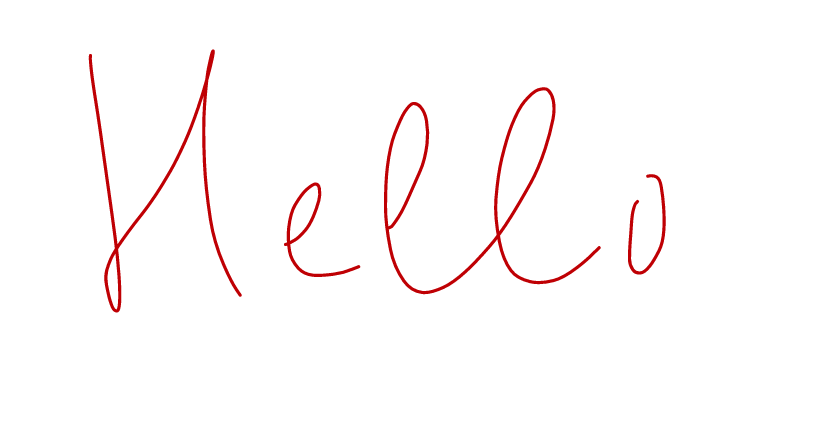
#> input picture Images/Hello.png, 833 x 430 px, found by its file name; its folder holds 4 pictures in this run
$ jupyter execute custom_dataset.ipynb   (shell and % lines are left out)
#> lines starting #> are read from the running program, lines starting #| are printed output that depends on the picture
Just give a path to a directory with images (named after the respective word) to ```get_image_paths_and_labels_custom()```

[cell 1]
import os
from PIL import Image

def convert_to_grayscale(image_path):
#> called with image_path = 'images/Hello.png'
    img = Image.open(image_path).convert('L')
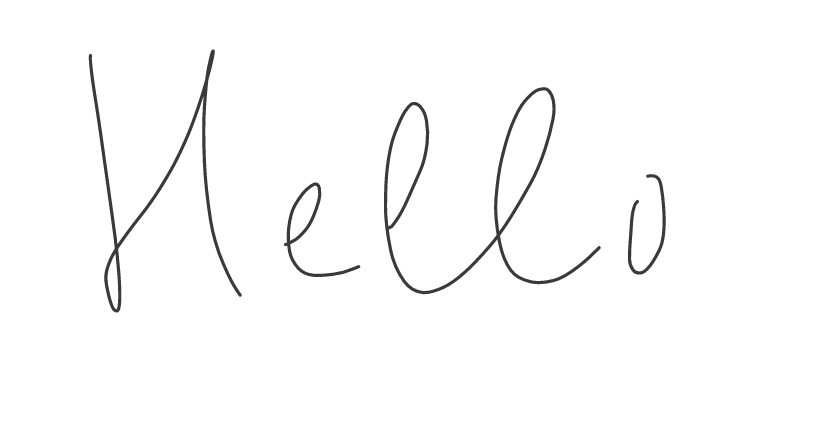
#> img: PIL image 833x430 L; min 58, max 255, mean 251.3
    return img

def get_image_paths_and_labels_custom(basepath):
    paths = []
    labels = []

    for filename in os.listdir(basepath):
        image_path = os.path.join(basepath, filename)
        if os.path.isfile(image_path):
          image_grayscale_path = os.path.join(basepath, 'grayscale', filename)
          grayscale_folder_path = os.path.join(basepath, 'grayscale')

          if not os.path.exists(grayscale_folder_path):
            os.mkdir(os.path.join(basepath, 'grayscale'))

          image_grayscale = convert_to_grayscale(image_path).save(image_grayscale_path)

          paths.append(image_grayscale_path)
          labels.append(os.path.splitext(filename)[0])
#> pass 2 of the loop in get_image_paths_and_labels_custom, `for filename in os.listdir(basepath):`:
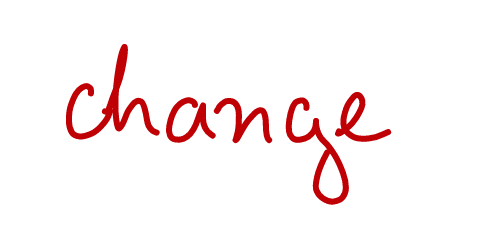
#> input picture Images/change.png, 502 x 243 px, found by its file name
#> in convert_to_grayscale (call 2), `img = Image.open(image_path).convert('L')`:
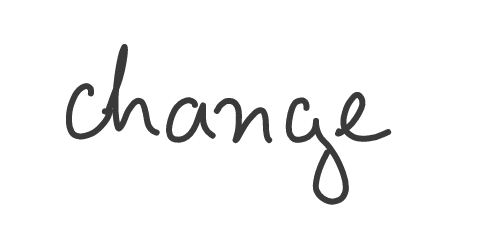
#> img: PIL image 502x243 L; min 58, max 255, mean 245.6
#> pass 3 of the loop in get_image_paths_and_labels_custom, `for filename in os.listdir(basepath):`:
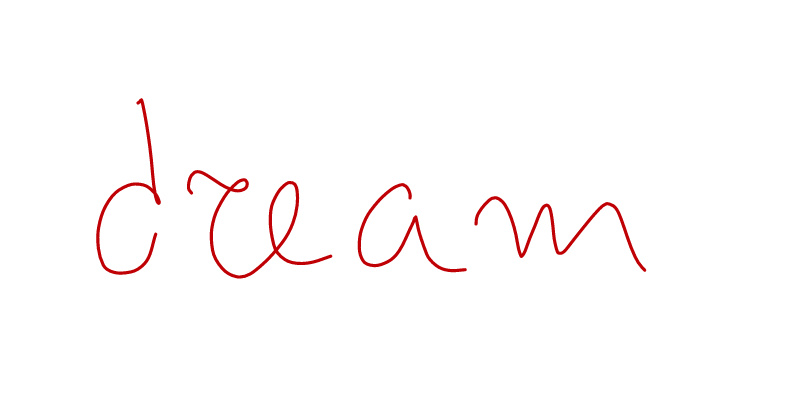
#> input picture Images/dream.png, 801 x 410 px, found by its file name
#> in convert_to_grayscale (call 3), `img = Image.open(image_path).convert('L')`:
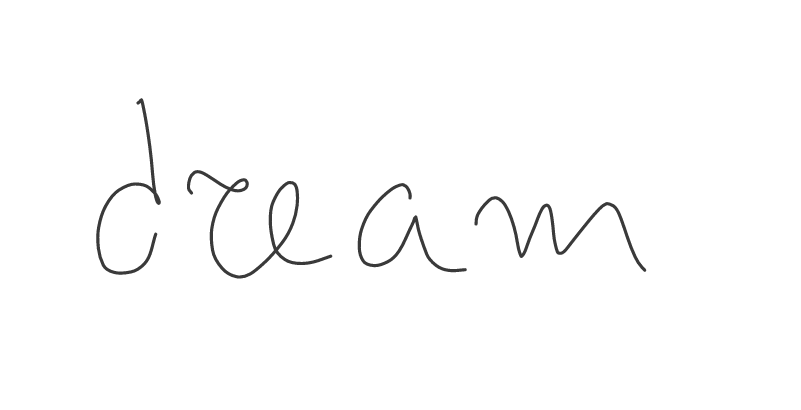
#> img: PIL image 801x410 L; min 58, max 255, mean 252.3
#> the loop made 4 passes; the first 3 are shown

    return paths, labels

print(get_image_paths_and_labels_custom("images"))
